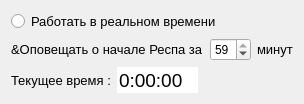
   <widget class="QWidget" name="layoutWidget1">
    <property name="geometry">
     <rect>
      <x>10</x>
      <y>110</y>
      <width>281</width>
      <height>86</height>
     </rect>
    </property>
    <layout class="QVBoxLayout" name="CurrentTime_UpdateAndAlert_UpdateButtonLayout">
     <item>
      <widget class="QRadioButton" name="UpdateButton">
       <property name="font">
        <font>
         <pointsize>10</pointsize>
        </font>
       </property>
       <property name="mouseTracking">
        <bool>false</bool>
       </property>
       <property name="text">
        <string>Работать в реальном времени</string>
       </property>
       <property name="checked">
        <bool>false</bool>
       </property>
      </widget>
     </item>
     <item>
      <layout class="QHBoxLayout" name="AlertTimehorizontalLayout">
       <item>
        <widget class="QLabel" name="AlertTimelabel">
         <property name="font">
          <font>
           <pointsize>10</pointsize>
          </font>
         </property>
         <property name="toolTip">
          <string>&lt;html&gt;&lt;head/&gt;&lt;body&gt;&lt;p&gt;&lt;span style=&quot; font-size:10pt;&quot;&gt;Время до респа ВСЕХ артефактов, при наступлении которого ближайший респ будет отмечен зеленым цветом&lt;/span&gt;&lt;/p&gt;&lt;/body&gt;&lt;/html&gt;</string>
         </property>
         <property name="text">
          <string>&amp;Оповещать о начале Респа за</string>
         </property>
        </widget>
       </item>
       <item>
        <widget class="QTimeEdit" name="AlertTime">
         <property name="toolTip">
          <string>&lt;html&gt;&lt;head/&gt;&lt;body&gt;&lt;p&gt;&lt;span style=&quot; font-size:10pt;&quot;&gt;Время до респа ВСЕХ артефактов, при наступлении которого ближайший респ будет отмечен зеленым цветом&lt;/span&gt;&lt;/p&gt;&lt;/body&gt;&lt;/html&gt;</string>
         </property>
         <property name="maximumTime">
          <time>
           <hour>0</hour>
           <minute>59</minute>
           <second>0</second>
          </time>
         </property>
         <property name="minimumTime">
          <time>
           <hour>0</hour>
           <minute>1</minute>
           <second>0</second>
          </time>
         </property>
         <property name="displayFormat">
          <string>mm</string>
         </property>
         <property name="time">
          <time>
           <hour>0</hour>
           <minute>59</minute>
           <second>0</second>
          </time>
         </property>
        </widget>
       </item>
       <item>
        <widget class="QLabel" name="AlertTimelabel_2">
         <property name="font">
          <font>
           <pointsize>10</pointsize>
          </font>
         </property>
         <property name="toolTip">
          <string>&lt;html&gt;&lt;head/&gt;&lt;body&gt;&lt;p&gt;&lt;span style=&quot; font-size:10pt;&quot;&gt;Время до респа ВСЕХ артефактов, при наступлении которого ближайший респ будет отмечен зеленым цветом&lt;/span&gt;&lt;/p&gt;&lt;/body&gt;&lt;/html&gt;</string>
         </property>
         <property name="text">
          <string>минут</string>
         </property>
        </widget>
       </item>
      </layout>
     </item>
     <item>
      <layout class="QHBoxLayout" name="CurrentTimeLayout">
       <item>
        <widget class="QLabel" name="CurrentTimelabel">
         <property name="font">
          <font>
           <pointsize>10</pointsize>
          </font>
         </property>
         <property name="toolTip">
          <string>&lt;html&gt;&lt;head/&gt;&lt;body&gt;&lt;p&gt;&lt;span style=&quot; font-size:10pt;&quot;&gt;Текущее время компьютера&lt;/span&gt;&lt;/p&gt;&lt;/body&gt;&lt;/html&gt;</string>
         </property>
         <property name="text">
          <string>Текущее время :</string>
         </property>
        </widget>
       </item>
       <item>
        <widget class="QTimeEdit" name="CurrentTime">
         <property name="font">
          <font>
           <family>Arial</family>
           <pointsize>14</pointsize>
          </font>
         </property>
         <property name="toolTip">
          <string>&lt;html&gt;&lt;head/&gt;&lt;body&gt;&lt;p&gt;&lt;span style=&quot; font-size:10pt;&quot;&gt;Формат - Часы : Минуты : Секунды&lt;/span&gt;&lt;/p&gt;&lt;/body&gt;&lt;/html&gt;</string>
         </property>
         <property name="autoFillBackground">
          <bool>false</bool>
         </property>
         <property name="styleSheet">
          <string notr="true"/>
         </property>
         <property name="wrapping">
          <bool>false</bool>
         </property>
         <property name="frame">
          <bool>false</bool>
         </property>
         <property name="readOnly">
          <bool>true</bool>
         </property>
         <property name="buttonSymbols">
          <enum>QAbstractSpinBox::NoButtons</enum>
         </property>
         <property name="keyboardTracking">
          <bool>true</bool>
         </property>
         <property name="displayFormat">
          <string>H:mm:ss</string>
         </property>
        </widget>
       </item>
       <item>
        <spacer name="horizontalSpacer_15">
         <property name="orientation">
          <enum>Qt::Horizontal</enum>
         </property>
         <property name="sizeHint" stdset="0">
          <size>
           <width>40</width>
           <height>20</height>
          </size>
         </property>
        </spacer>
       </item>
      </layout>
     </item>
    </layout>
   </widget>
